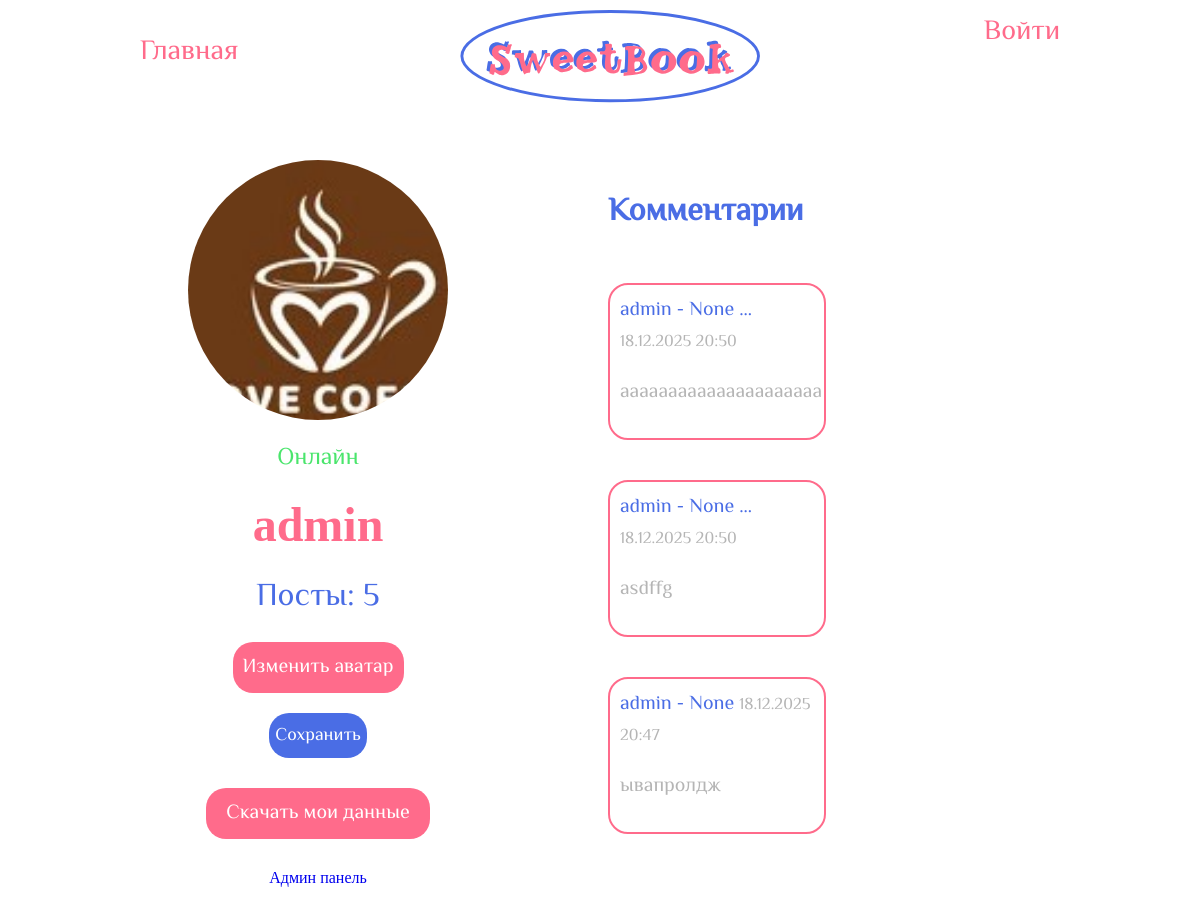
The page /users/profile/?user=1 on the database as committed earlier.
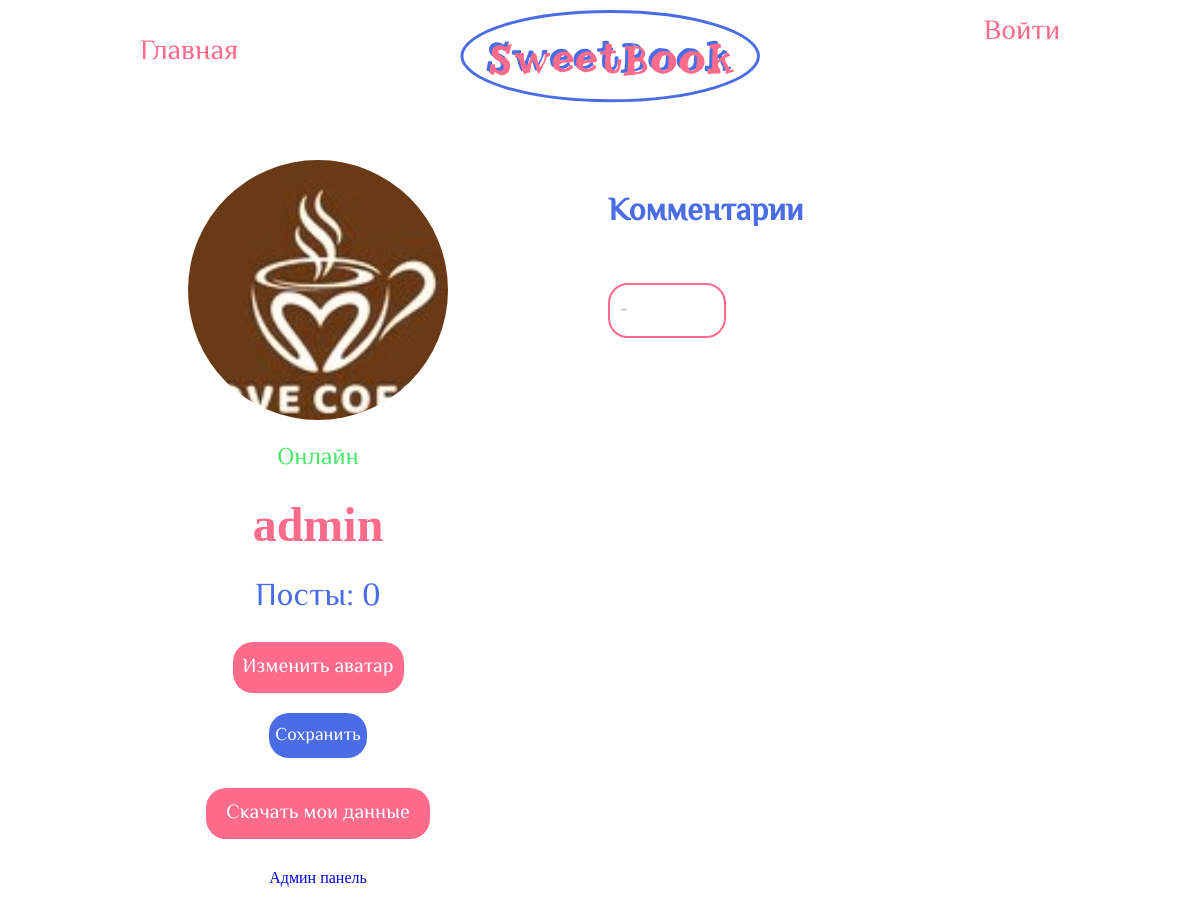
The same page on the database as committed later.
### users/models.py (models this page shows, shortened)
class User(AbstractUser):
    username = models.CharField(
        max_length=150,
        unique=True,
        validators=[alphanumeric_validator],
    )
    phone = models.CharField(
        max_length=20,
        blank=True,
        validators=[numeric_validator],
    )
    avatar = models.ImageField(
        upload_to='avatars/',
        blank=True,
        null=True,
        default='avatars/default.png',
    )
    is_online = models.BooleanField(default=False)
    last_seen = models.DateTimeField(null=True, blank=True)

### posts/models.py (models this page shows, shortened)
class Comment(models.Model):
    post = models.ForeignKey(Post, on_delete=models.CASCADE, related_name="comments")
    author = models.ForeignKey(settings.AUTH_USER_MODEL, on_delete=models.CASCADE)
    text = models.TextField()
    created_at = models.DateTimeField(auto_now_add=True)
    class Meta:
        ordering = ["-created_at"]

class Post(models.Model):
    author = models.ForeignKey(
        settings.AUTH_USER_MODEL,
        on_delete=models.CASCADE,
        related_name="posts",
        verbose_name="Автор",
    )
    text = models.TextField("Текст поста")
    created_at = models.DateTimeField("Дата создания", auto_now_add=True)
    class Meta:
        ordering = ["-created_at"]
        verbose_name = "Пост"
        verbose_name_plural = "Посты"
    def __str__(self):
        return f"{self.author.username} - {self.text[:50]}"

### users/views.py (the view)
# urls.py: path("profile/", views.profile_view, name="profile"),
def profile_view(request):
    user_id = request.GET.get('user')
    if user_id:
        user_obj = get_object_or_404(User, id=user_id)
    else:
        user_obj = request.user
    user_obj.is_online = True
    user_obj.last_seen = timezone.now()
    user_obj.save(update_fields=['is_online', 'last_seen'])
    print(f"DEBUG: {user_obj.username} FORCED ONLINE: is_online={user_obj.is_online}")
    current_user = None
    jwt_user_id = request.GET.get('jwt_user_id')
    if jwt_user_id:
        try:
            current_user = get_object_or_404(User, id=jwt_user_id)
            print(f"JWT from GET: {current_user.username}")
        except:
            pass
    elif request.user.is_authenticated and hasattr(request.user, 'id'):
        current_user = request.user
        print(f"Django session user: {current_user.username}")
    if not current_user and user_obj == request.user:
        current_user = user_obj
        print(f"Own profile: current_user = {current_user.username}")
    if request.method == 'POST' and current_user == user_obj:
        form = AvatarUpdateForm(request.POST, request.FILES, instance=user_obj)
        if form.is_valid():
            form.save()
            return redirect('users:profile')
    elif current_user == user_obj:
        form = AvatarUpdateForm(instance=user_obj)
    else:
        form = AvatarUpdateForm()
    return render(request, 'users/profile.html', {
        'user_obj': user_obj,
        'avatar_form': form,
        'current_user': current_user,
        'is_own_profile': current_user == user_obj,
        'is_admin': user_obj.is_staff or (current_user and current_user.is_staff),
    })

### users/templates/users/profile.html (shortened to what this page needs)
{% extends 'base.html' %}
{% load static %}
{% block content %}
  <main class="profile-main">
    <div class="user-info">
      {% if user_obj.avatar %}
        <img src="{{ user_obj.avatar.url }}" alt="" class="user-avatar" />
      {% else %}
        <img src="{% static 'images/default_avatar.jpg' %}" alt="" class="user-avatar" />
      {% endif %}
      <span class="status">
        {% if user_obj.is_online %}
          <p class="online">Онлайн</p>
        {% else %}
          <p class="offline">
            Оффлайн<br />
            <small>Был(а) в сети {{ user_obj.last_seen|date:'d.m.Y H:i' }}</small>
          </p>
        {% endif %}
      </span>
      <h1>{{ user_obj.username }}</h1>
      <div class="stat">
        <span class="posts-count">Посты: {{ user_obj.posts.count }}</span>
      </div>
      <form method="post" enctype="multipart/form-data" class="reg-form">
        <label for="id_avatar" class="change-button">Изменить аватар</label>
        <button type="submit" class="log-button">Сохранить</button>
      </form>
      <a href="{% url 'users:download_data' %}" class="download-btn">Скачать мои данные</a>
      {% if is_admin %}
        <a href="{% url 'admin:index' %}" class="admin-link">Админ панель</a>
      {% endif %}
    </div>
    <div class="comm-history">
      <h2 class="history">Комментарии</h2>
      <div class="comm-container">
        {% for comment in user_obj.comment_set.all %}
          <div class="comment">
            <div class="comment-header">
              <a href="{% url 'posts:detail' comment.post.id %}" class="post-link">{{ comment.post|truncatewords:3 }}</a>
              <small>{{ comment.created_at|date:'d.m.Y H:i' }}</small>
            </div>
            <p>{{ comment.text|truncatewords:20 }}</p>
          </div>
        {% empty %}
          <div class="comment">-</div>
        {% endfor %}
      </div>
    </div>
  </main>
{% endblock %}

Rows that differ between the two databases and show on the page:
removed Comment: post "admin - None …", created_at "18.12.2025 20:50", text "aaaaaaaaaaaaaaaaaaaaa"
removed Comment: post "admin - None …", created_at "18.12.2025 20:50", text "asdffg"
removed Comment: post "admin - None", created_at "18.12.2025 20:47", text "ывапролдж"
changed User "admin": posts.count "5" → "0"
